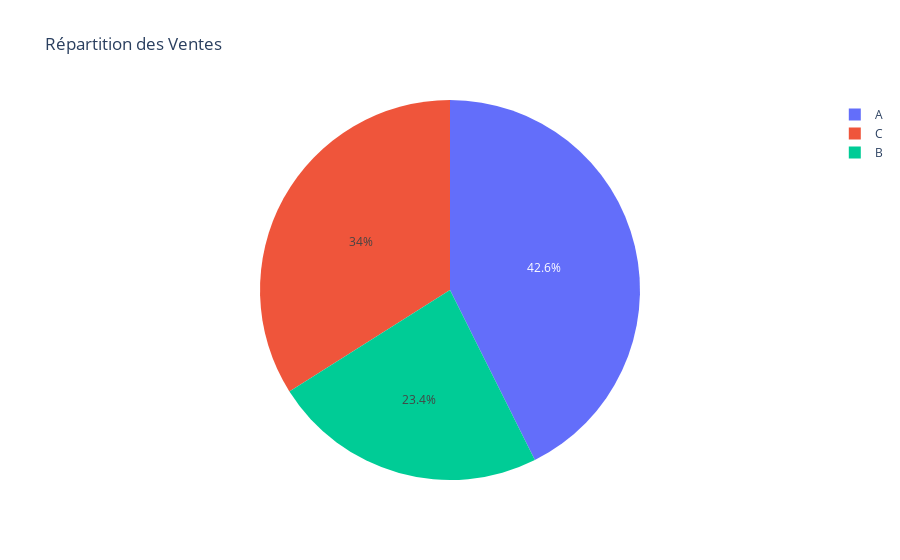

Notebook cell for this chart:
### Code cell
# ============================================================================
# GRAPHIQUES BONUS : AUTRES TYPES UTILES
# ============================================================================

print("\n AUTRES GRAPHIQUES DISPONIBLES :")
print("   - px.pie() : Graphique circulaire")
print("   - px.sunburst() : Graphique hiérarchique")
print("   - px.treemap() : Carte arborescente")
print("   - px.violin() : Violin plot")
print("   - px.density_heatmap() : Heatmap de densité")
print("   - px.scatter_matrix() : Matrice de scatter plots")

# Exemple : Pie chart
df_pie = df_demo.groupby('categorie')['ventes'].sum().reset_index()
fig_pie = px.pie(
    df_pie,
    values='ventes',
    names='categorie',
    title=' Répartition des Ventes'
)
fig_pie.show()

### Figure 1 — Plotly figure (JSON) as saved in the notebook; plotly's stock layout.template omitted (floating-point values rounded to 4 significant figures)
{"data": [{"domain": {"x": [0, 1], "y": [0, 1]}, "hovertemplate": "categorie=%{label}<br>ventes=%{value}<extra></extra>", "labels": ["A", "B", "C"], "legendgroup": "", "name": "", "showlegend": true, "type": "pie", "values": [2568.0, 1410.0, 2047.0]}], "layout": {"legend": {"tracegroupgap": 0}, "title": {"text": " Répartition des Ventes"}}}
